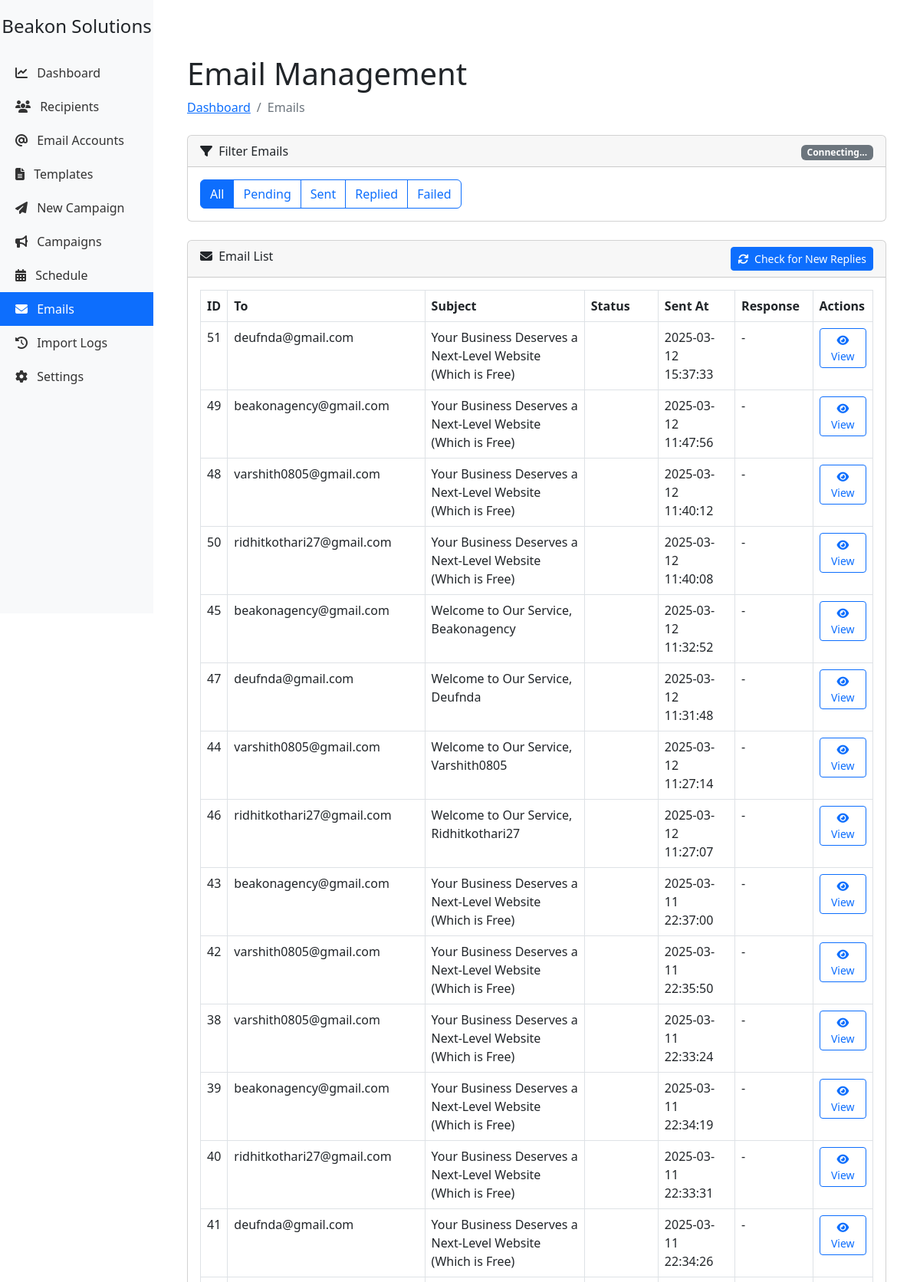
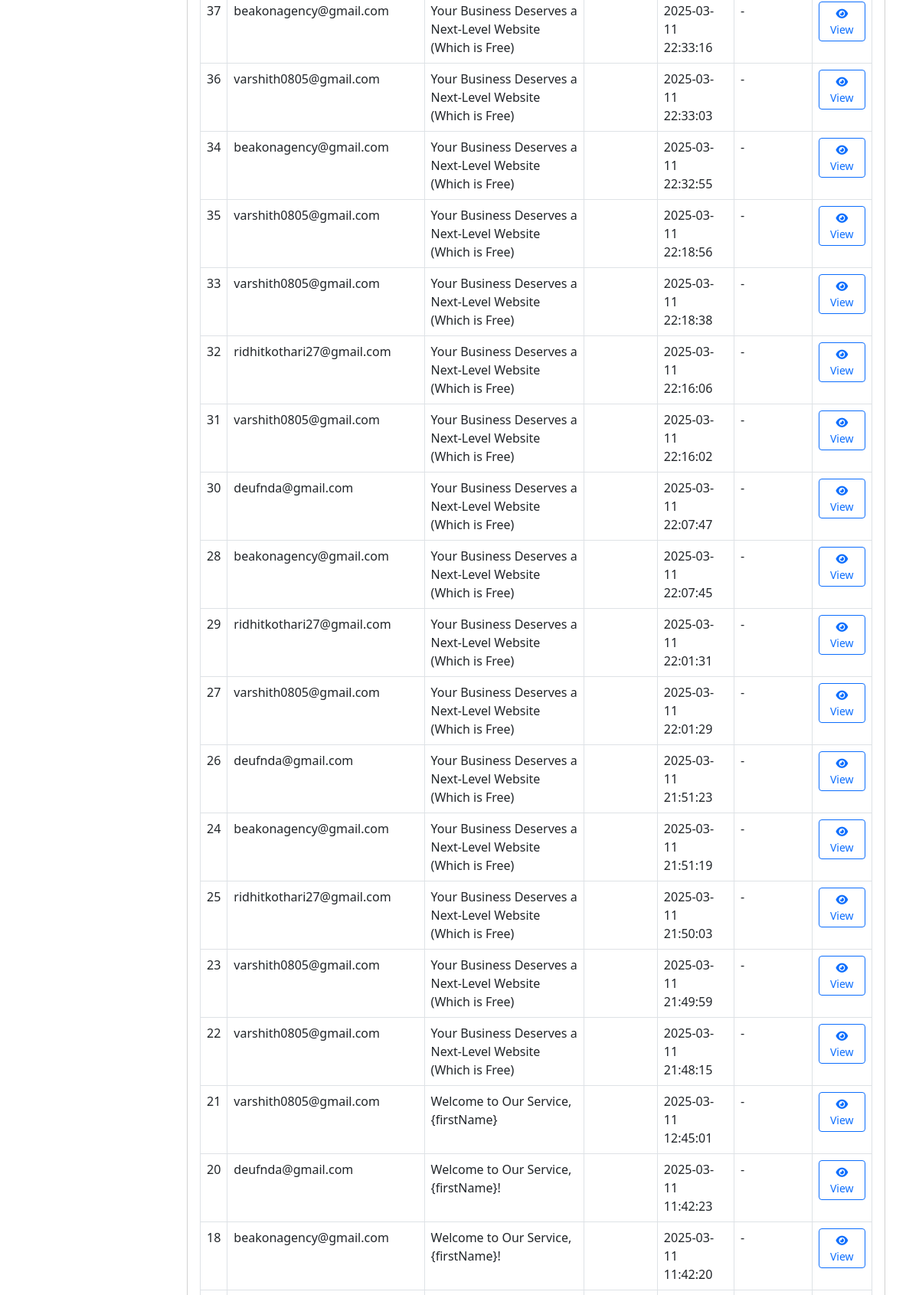
The page /emails (upper part) on the database its author committed (2 pictures, top to bottom).
### app/models/models.py (models this page shows, shortened)
class Email(db.Model):
    __table_args__ = {'extend_existing': True}
    id = db.Column(db.Integer, primary_key=True)
    account_id = db.Column(db.Integer, db.ForeignKey('email_account.id'), nullable=False)
    recipient_id = db.Column(db.Integer, db.ForeignKey('recipient.id'), nullable=False)
    template_id = db.Column(db.Integer, db.ForeignKey('email_template.id'))
    campaign_id = db.Column(db.Integer, db.ForeignKey('campaign.id'), nullable=True)
    subject = db.Column(db.String(255), nullable=False)
    body = db.Column(db.Text, nullable=False)
    status = db.Column(db.Enum(EmailStatus), default=EmailStatus.PENDING)
    scheduled_at = db.Column(db.DateTime)
    sent_at = db.Column(db.DateTime)
    response_received_at = db.Column(db.DateTime)
    response_subject = db.Column(db.String(255), nullable=True)
    response_content = db.Column(db.Text, nullable=True)  # Store the reply content here
    is_follow_up = db.Column(db.Boolean, default=False)
    parent_email_id = db.Column(db.Integer, db.ForeignKey('email.id'))
    created_at = db.Column(db.DateTime, default=datetime.utcnow)
    updated_at = db.Column(db.DateTime, default=datetime.utcnow, onupdate=datetime.utcnow)
    follow_ups = db.relationship(
        'Email',
        backref=db.backref('parent', remote_side=[id]),
        lazy='dynamic'
    )
    template = db.relationship('EmailTemplate')
    campaign = db.relationship('Campaign', backref=db.backref('emails', lazy='dynamic'))

class Recipient(db.Model):
    __table_args__ = {'extend_existing': True}
    id = db.Column(db.Integer, primary_key=True)
    email = db.Column(db.String(120), unique=True, nullable=False)
    first_name = db.Column(db.String(50))
    is_active = db.Column(db.Boolean, default=True)
    created_at = db.Column(db.DateTime, default=datetime.utcnow)
    updated_at = db.Column(db.DateTime, default=datetime.utcnow, onupdate=datetime.utcnow)
    emails = db.relationship('Email', backref='recipient', lazy=True)

### app/controllers/routes.py (the view)
@app.route('/emails')
def emails():
    try:
        status_filter = request.args.get('status')
        with db.engine.connect() as conn:
            sql_query = "SELECT id FROM email"
            params = {}
            if status_filter == 'pending':
                sql_query += " WHERE status = 'pending'"
            elif status_filter == 'sent':
                sql_query += " WHERE status = 'sent'"
            elif status_filter == 'responded':
                sql_query += " WHERE status = 'responded'"
                sql_query += " ORDER BY response_received_at DESC"
            elif status_filter == 'failed':
                sql_query += " WHERE status = 'failed'"
            else:
                sql_query += " ORDER BY updated_at DESC"
            result = conn.execute(sql_query, params)
            email_ids = [row[0] for row in result.fetchall()]
            emails = []
            for email_id in email_ids:
                email = Email.query.get(email_id)
                if email:
                    emails.append(email)
        return render_template('emails.html',
                            emails=emails,
                            status_filter=status_filter,
                            EmailStatus=EmailStatus)
    except Exception as e:
        app.logger.error(f"Error loading emails: {str(e)}")
        flash(f"Error loading emails: {str(e)}", "error")
        return render_template('emails.html',
                            emails=[],
                            status_filter=status_filter,
                            EmailStatus=EmailStatus)

### app/templates/emails.html (shortened to what this page needs)
{% extends "base.html" %}
{% block content %}
<div class="container-fluid px-4">
    <h1 class="mt-4">Email Management</h1>
    <ol class="breadcrumb mb-4">
        <li class="breadcrumb-item"><a href="{{ url_for('index') }}">Dashboard</a></li>
        <li class="breadcrumb-item active">Emails</li>
    </ol>
    <div class="card mb-4">
        <div class="card-header">
            <i class="fas fa-filter me-1"></i>
            Filter Emails
            <div class="float-end">
                <span id="connection-status" class="badge bg-secondary">Connecting...</span>
            </div>
        </div>
        <div class="card-body">
            <div class="btn-group" role="group">
                <a href="{{ url_for('emails') }}" class="btn btn-outline-primary {% if not status_filter %}active{% endif %}">
                    All
                </a>
                <a href="{{ url_for('emails', status='pending') }}" class="btn btn-outline-primary {% if status_filter == 'pending' %}active{% endif %}">
                    Pending
                </a>
                <a href="{{ url_for('emails', status='sent') }}" class="btn btn-outline-primary {% if status_filter == 'sent' %}active{% endif %}">
                    Sent
                </a>
                <a href="{{ url_for('emails', status='responded') }}" class="btn btn-outline-primary {% if status_filter == 'responded' %}active{% endif %}">
                    Replied
                </a>
                <a href="{{ url_for('emails', status='failed') }}" class="btn btn-outline-primary {% if status_filter == 'failed' %}active{% endif %}">
                    Failed
                </a>
            </div>
        </div>
    </div>
    <div class="card mb-4">
        <div class="card-header">
            <i class="fas fa-envelope me-1"></i>
            Email List
            <div class="float-end">
                <form action="{{ url_for('check_for_email_replies') }}" method="POST" class="d-inline">
                    <button type="submit" class="btn btn-sm btn-primary">
                        <i class="fas fa-sync me-1"></i> Check for New Replies
                    </button>
                </form>
            </div>
        </div>
        <div class="card-body">
            <div class="table-responsive">
                <table class="table table-bordered table-hover" id="emailsTable">
                    <thead>
                        <tr>
                            <th>ID</th>
                            <th>To</th>
                            <th>Subject</th>
                            <th>Status</th>
                            <th>Sent At</th>
                            <th>Response</th>
                            <th>Actions</th>
                        </tr>
                    </thead>
                    <tbody>
                        {% for email in emails %}
                        <tr>
                            <td>{{ email.id }}</td>
                            <td>{{ email.recipient.email }}</td>
                            <td>{{ email.subject }}</td>
                            <td>
                                <span class="badge bg-{{ email.status.color }}">
                                </span>
                            </td>
                            <td>{{ email.sent_at.strftime('%Y-%m-%d %H:%M:%S') if email.sent_at else '-' }}</td>
                            <td>
                                {% if email.status == EmailStatus.RESPONDED %}
                                <div class="reply-content" style="max-height: 100px; overflow-y: auto;">
                                    <strong>Subject:</strong> {{ email.response_subject }}<br>
                                    <strong>Content:</strong> {{ email.response_content | safe }}
                                </div>
                                {% else %}
                                -
                                {% endif %}
                            </td>
                            <td>
                                <div class="btn-group">
                                    <a href="{{ url_for('view_email', id=email.id) }}" class="btn btn-sm btn-outline-primary">
                                        <i class="fas fa-eye"></i> View
                                    </a>
                                </div>
                            </td>
                        </tr>
                        {% endfor %}
                    </tbody>
                </table>
            </div>
        </div>
    </div>
</div>
{% endblock %}

### rows shown on the page
Email: id "51", recipient.email "deufnda@gmail.com", subject "Your Business Deserves a Next-Level Website (Which is Free)", sent_at "2025-03-12 15:37:33"
Email: id "49", recipient.email "beakonagency@gmail.com", subject "Your Business Deserves a Next-Level Website (Which is Free)", sent_at "2025-03-12 11:47:56"
Email: id "48", recipient.email "varshith0805@gmail.com", subject "Your Business Deserves a Next-Level Website (Which is Free)", sent_at "2025-03-12 11:40:12"
Email: id "50", recipient.email "ridhitkothari27@gmail.com", subject "Your Business Deserves a Next-Level Website (Which is Free)", sent_at "2025-03-12 11:40:08"
Email: id "45", recipient.email "beakonagency@gmail.com", subject "Welcome to Our Service, Beakonagency", sent_at "2025-03-12 11:32:52"
Email: id "47", recipient.email "deufnda@gmail.com", subject "Welcome to Our Service, Deufnda", sent_at "2025-03-12 11:31:48"
Email: id "44", recipient.email "varshith0805@gmail.com", subject "Welcome to Our Service, Varshith0805", sent_at "2025-03-12 11:27:14"
Email: id "46", recipient.email "ridhitkothari27@gmail.com", subject "Welcome to Our Service, Ridhitkothari27", sent_at "2025-03-12 11:27:07"
Email: id "43", recipient.email "beakonagency@gmail.com", subject "Your Business Deserves a Next-Level Website (Which is Free)", sent_at "2025-03-11 22:37:00"
Email: id "42", recipient.email "varshith0805@gmail.com", subject "Your Business Deserves a Next-Level Website (Which is Free)", sent_at "2025-03-11 22:35:50"
Email: id "38", recipient.email "varshith0805@gmail.com", subject "Your Business Deserves a Next-Level Website (Which is Free)", sent_at "2025-03-11 22:33:24"
Email: id "39", recipient.email "beakonagency@gmail.com", subject "Your Business Deserves a Next-Level Website (Which is Free)", sent_at "2025-03-11 22:34:19"
Email: id "40", recipient.email "ridhitkothari27@gmail.com", subject "Your Business Deserves a Next-Level Website (Which is Free)", sent_at "2025-03-11 22:33:31"
Email: id "41", recipient.email "deufnda@gmail.com", subject "Your Business Deserves a Next-Level Website (Which is Free)", sent_at "2025-03-11 22:34:26"
Email: id "37", recipient.email "beakonagency@gmail.com", subject "Your Business Deserves a Next-Level Website (Which is Free)", sent_at "2025-03-11 22:33:16"
Email: id "36", recipient.email "varshith0805@gmail.com", subject "Your Business Deserves a Next-Level Website (Which is Free)", sent_at "2025-03-11 22:33:03"
Email: id "34", recipient.email "beakonagency@gmail.com", subject "Your Business Deserves a Next-Level Website (Which is Free)", sent_at "2025-03-11 22:32:55"
Email: id "35", recipient.email "varshith0805@gmail.com", subject "Your Business Deserves a Next-Level Website (Which is Free)", sent_at "2025-03-11 22:18:56"
Email: id "33", recipient.email "varshith0805@gmail.com", subject "Your Business Deserves a Next-Level Website (Which is Free)", sent_at "2025-03-11 22:18:38"
Email: id "32", recipient.email "ridhitkothari27@gmail.com", subject "Your Business Deserves a Next-Level Website (Which is Free)", sent_at "2025-03-11 22:16:06"
Email: id "31", recipient.email "varshith0805@gmail.com", subject "Your Business Deserves a Next-Level Website (Which is Free)", sent_at "2025-03-11 22:16:02"
Email: id "30", recipient.email "deufnda@gmail.com", subject "Your Business Deserves a Next-Level Website (Which is Free)", sent_at "2025-03-11 22:07:47"
Email: id "28", recipient.email "beakonagency@gmail.com", subject "Your Business Deserves a Next-Level Website (Which is Free)", sent_at "2025-03-11 22:07:45"
Email: id "29", recipient.email "ridhitkothari27@gmail.com", subject "Your Business Deserves a Next-Level Website (Which is Free)", sent_at "2025-03-11 22:01:31"
Email: id "27", recipient.email "varshith0805@gmail.com", subject "Your Business Deserves a Next-Level Website (Which is Free)", sent_at "2025-03-11 22:01:29"
Email: id "26", recipient.email "deufnda@gmail.com", subject "Your Business Deserves a Next-Level Website (Which is Free)", sent_at "2025-03-11 21:51:23"
Email: id "24", recipient.email "beakonagency@gmail.com", subject "Your Business Deserves a Next-Level Website (Which is Free)", sent_at "2025-03-11 21:51:19"
Email: id "25", recipient.email "ridhitkothari27@gmail.com", subject "Your Business Deserves a Next-Level Website (Which is Free)", sent_at "2025-03-11 21:50:03"
Email: id "23", recipient.email "varshith0805@gmail.com", subject "Your Business Deserves a Next-Level Website (Which is Free)", sent_at "2025-03-11 21:49:59"
Email: id "22", recipient.email "varshith0805@gmail.com", subject "Your Business Deserves a Next-Level Website (Which is Free)", sent_at "2025-03-11 21:48:15"
Email: id "21", recipient.email "varshith0805@gmail.com", subject "Welcome to Our Service, {firstName}", sent_at "2025-03-11 12:45:01"
Email: id "20", recipient.email "deufnda@gmail.com", subject "Welcome to Our Service, {firstName}!", sent_at "2025-03-11 11:42:23"
Email: id "18", recipient.email "beakonagency@gmail.com", subject "Welcome to Our Service, {firstName}!", sent_at "2025-03-11 11:42:20"
